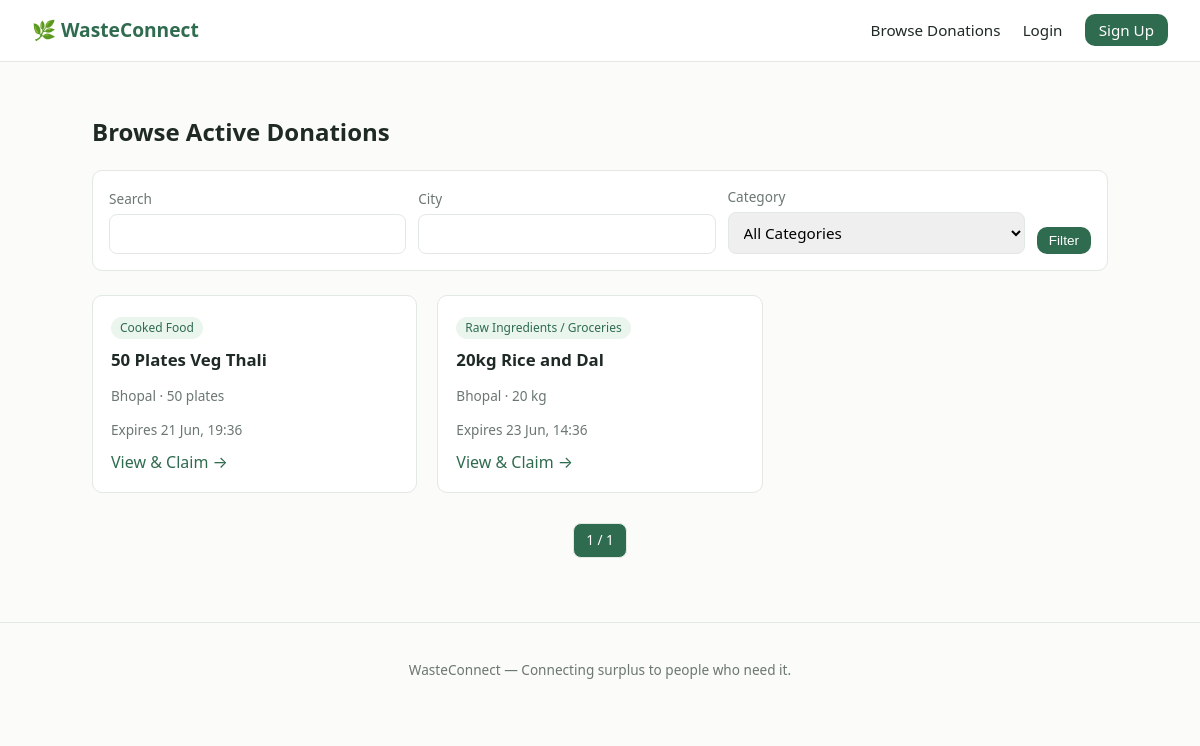
The page /browse/ on the database its author committed.
### listings/models.py (models this page shows, shortened)
class Listing(models.Model):
    CATEGORY_CHOICES = [
        ('cooked_food', 'Cooked Food'),
        ('raw_ingredients', 'Raw Ingredients / Groceries'),
        ('packaged_food', 'Packaged Food'),
        ('clothes', 'Clothes'),
        ('other', 'Other Resources'),
    ]
    STATUS_CHOICES = [
        ('pending', 'Pending (Unclaimed)'),
        ('claimed', 'Claimed'),
        ('in_transit', 'In Transit'),
        ('delivered', 'Delivered'),
        ('expired', 'Expired'),
    ]
    donor = models.ForeignKey(
        settings.AUTH_USER_MODEL,
        on_delete=models.CASCADE,
        related_name='listings',
        limit_choices_to={'role': 'donor'},
    )
    claimed_by = models.ForeignKey(
        settings.AUTH_USER_MODEL,
        on_delete=models.SET_NULL,
        null=True, blank=True,
        related_name='claimed_listings',
        limit_choices_to={'role': 'ngo'},
    )
    title = models.CharField(max_length=150)
    description = models.TextField(blank=True)
    category = models.CharField(max_length=20, choices=CATEGORY_CHOICES, default='cooked_food')
    quantity = models.CharField(max_length=50, help_text="e.g. '20 plates', '15 kg'")
    city = models.CharField(max_length=100)
    pickup_address = models.CharField(max_length=255)
    expiry_time = models.DateTimeField(help_text="When this donation is no longer usable")
    status = models.CharField(max_length=15, choices=STATUS_CHOICES, default='pending')
    image = models.ImageField(upload_to='listings/', blank=True, null=True)
    created_at = models.DateTimeField(auto_now_add=True)
    updated_at = models.DateTimeField(auto_now=True)
    claimed_at = models.DateTimeField(null=True, blank=True)
    delivered_at = models.DateTimeField(null=True, blank=True)
    is_flagged = models.BooleanField(default=False)
    class Meta:
        ordering = ['-created_at']

### listings/views.py (the view, shortened to what this page needs)
# urls.py: path('browse/', views.browse_listings, name='browse_listings'),
def browse_listings(request):
    listings = Listing.objects.filter(status='pending', expiry_time__gte=timezone.now())
    filter_form = ListingFilterForm(request.GET or None)
    listings = listings.order_by('expiry_time')
    paginator = Paginator(listings, 9)
    page_number = request.GET.get('page')
    page_obj = paginator.get_page(page_number)
    return render(request, 'listings/browse.html', {
        'page_obj': page_obj,
        'filter_form': filter_form,
    })

### listings/forms.py
class ListingFilterForm(forms.Form):
    city = forms.CharField(required=False)
    category = forms.ChoiceField(
        required=False,
        choices=[('', 'All Categories')] + Listing.CATEGORY_CHOICES
    )
    q = forms.CharField(required=False, label="Search")

### templates/listings/browse.html (shortened to what this page needs)
{% extends 'base.html' %}
{% block content %}
<h2>Browse Active Donations</h2>
<form method="get" class="filter-bar">
    <div class="form-row">
        <label>Search</label>
        {{ filter_form.q }}
    </div>
    <div class="form-row">
        <label>City</label>
        {{ filter_form.city }}
    </div>
    <div class="form-row">
        <label>Category</label>
        {{ filter_form.category }}
    </div>
    <button type="submit" class="btn small">Filter</button>
</form>
{% if page_obj %}
<div class="grid">
    {% for listing in page_obj %}
    <div class="card">
        <span class="tag">{{ listing.get_category_display }}</span>
        <h3>{{ listing.title }}</h3>
        <p class="meta">{{ listing.city }} · {{ listing.quantity }}</p>
        <p class="meta">Expires {{ listing.expiry_time|date:"d M, H:i" }}</p>
        <a href="{% url 'listings:listing_detail' listing.pk %}">View & Claim →</a>
    </div>
    {% endfor %}
</div>
<div class="pagination">
    <span class="current">{{ page_obj.number }} / {{ page_obj.paginator.num_pages }}</span>
</div>
{% else %}
<div class="empty-state">No matching donations found.</div>
{% endif %}
{% endblock %}

### static/css/style.css (style rules this page uses)
:root { --green: #2f6b4f; --green-light: #eaf5ee; --ink: #1f2a24; --muted: #6b7770; --border: #e2e8e4; --bg: #fbfbf9; --danger: #c0392b; --radius: 10px; }
* { box-sizing: border-box; }
body { margin: 0; font-family: 'Segoe UI', system-ui, -apple-system, sans-serif; background: var(--bg); color: var(--ink); line-height: 1.5; }
a { color: var(--green); text-decoration: none; }
.grid { display: grid; grid-template-columns: repeat(auto-fill, minmax(260px, 1fr)); gap: 20px; margin-top: 24px; }
.card { background: #fff; border: 1px solid var(--border); border-radius: var(--radius); padding: 18px; transition: box-shadow .15s ease; }
.card h3 { margin: 0 0 6px; font-size: 1.05rem; }
.card .meta { color: var(--muted); font-size: 0.85rem; margin-bottom: 10px; }
.tag { display: inline-block; background: var(--green-light); color: var(--green); font-size: 0.75rem; padding: 2px 9px; border-radius: 20px; margin-bottom: 8px; }
.form-row { margin-bottom: 14px; }
.form-row label { display: block; font-size: 0.85rem; margin-bottom: 5px; color: var(--muted); }
input, select, textarea { width: 100%; padding: 9px 11px; border: 1px solid var(--border); border-radius: 8px; font-size: 0.95rem; font-family: inherit; }
.btn { background: var(--green); color: #fff; border: none; padding: 10px 20px; border-radius: var(--radius); font-size: 0.95rem; cursor: pointer; }
.btn.small { padding: 6px 12px; font-size: 0.85rem; }
.filter-bar { display: flex; gap: 12px; flex-wrap: wrap; background: #fff; border: 1px solid var(--border); padding: 16px; border-radius: var(--radius); align-items: end; }
.filter-bar .form-row { margin-bottom: 0; min-width: 160px; flex: 1; }
.pagination { display: flex; justify-content: center; gap: 8px; margin-top: 30px; }
.pagination a, .pagination span { padding: 6px 12px; border: 1px solid var(--border); border-radius: 8px; font-size: 0.85rem; }
.pagination .current { background: var(--green); color: #fff; }

### rows shown on the page
Listing: category "Cooked Food", title "50 Plates Veg Thali", city "Bhopal", quantity "50 plates", expiry_time "21 Jun, 19:36"
Listing: category "Raw Ingredients / Groceries", title "20kg Rice and Dal", city "Bhopal", quantity "20 kg", expiry_time "23 Jun, 14:36"

### other values the page prints
{{ page_obj.number }} "1"
{{ page_obj.paginator.num_pages }} "1"
